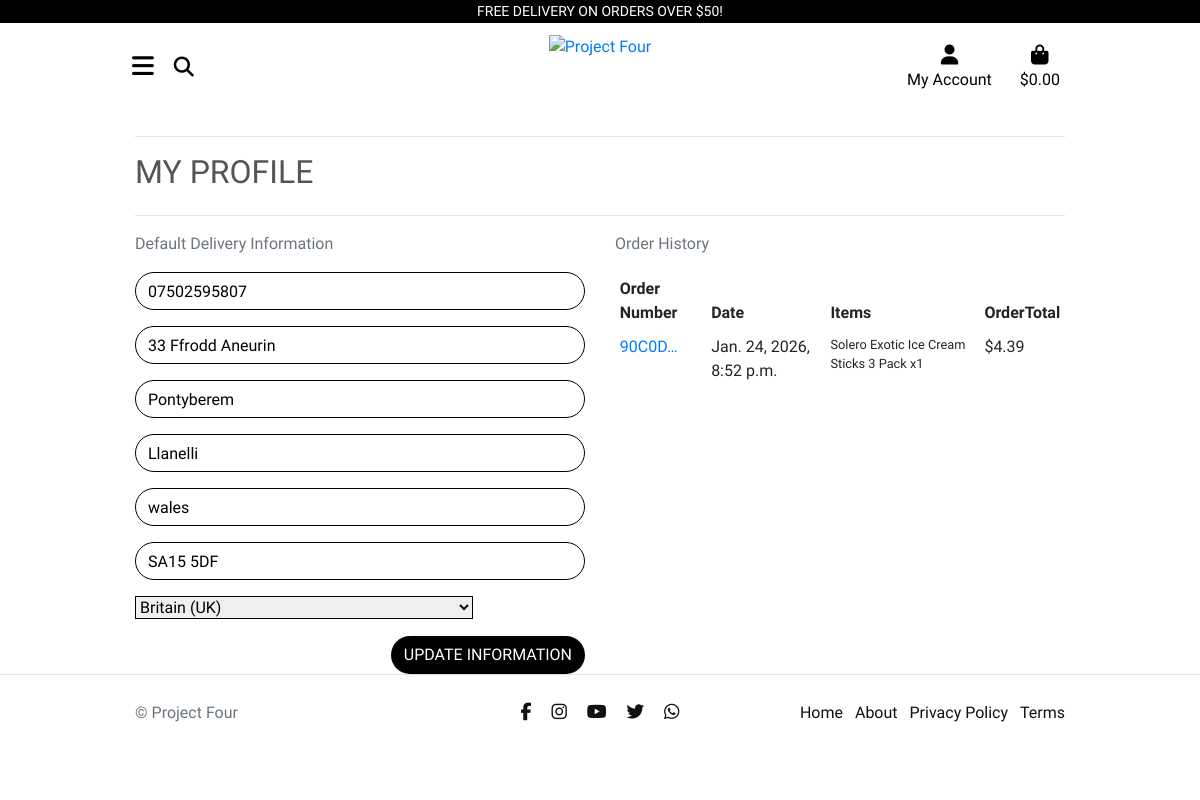
The app's page /profile/ (signed in) with its own data.
### profiles/models.py (models this page shows, shortened)
class UserProfile(models.Model):
    user = models.OneToOneField(User, on_delete=models.CASCADE)
    default_phone_number = models.CharField(max_length=20, null=True, blank=True)
    default_street_address1 = models.CharField(max_length=80, null=True, blank=True)
    default_street_address2 = models.CharField(max_length=80, null=True, blank=True)
    default_town_or_city = models.CharField(max_length=40, null=True, blank=True)
    default_county = models.CharField(max_length=80, null=True, blank=True)
    default_postcode = models.CharField(max_length=20, null=True, blank=True)
    default_country = CountryField(blank_label='Country', null=True, blank=True)

### checkout/models.py (models this page shows, shortened)
class Order(models.Model):
    order_number = models.CharField(max_length=32, null=False, editable=False)
    user_profile = models.ForeignKey(UserProfile, on_delete=models.SET_NULL, null=True, blank=True, related_name='orders')
    full_name = models.CharField(max_length=50, null=False, blank=False)
    email = models.EmailField(max_length=254, null=False, blank=False)
    phone_number = models.CharField(max_length=20, null=False, blank=False)
    country = CountryField(blank_label='Country *', null=False, blank=False)
    postcode = models.CharField(max_length=20, null=True, blank=True)
    town_or_city = models.CharField(max_length=40, null=False, blank=False)
    street_address1 = models.CharField(max_length=80, null=False, blank=False)
    street_address2 = models.CharField(max_length=80, null=True, blank=True)
    county = models.CharField(max_length=80, null=True, blank=True)
    date = models.DateTimeField(auto_now_add=True)
    delivery_cost = models.DecimalField(max_digits=6, decimal_places=2, null=False, default=0)
    order_total = models.DecimalField(max_digits=10, decimal_places=2, null=False, default=0)
    grand_total = models.DecimalField(max_digits=10, decimal_places=2, null=False, default=0)
    original_bag = models.TextField(null=False, blank=False, default='')
    stripe_pid = models.CharField(max_length=254, null=False, blank=False, default='')

class OrderLineItem(models.Model):
    order = models.ForeignKey(Order, null=False, blank=False, on_delete=models.CASCADE, related_name='lineitems')
    product = models.ForeignKey(Product, null=False, blank=False, on_delete=models.CASCADE)
    product_size = models.CharField(max_length=2, null=True, blank=True) # XS, S, M, L, XL
    quantity = models.IntegerField(null=False, blank=False, default=0)
    lineitem_total = models.DecimalField(max_digits=6, decimal_places=2, null=False, blank=False, editable=False)

### products/models.py (models this page shows, shortened)
class Product(models.Model):
    category = models.ForeignKey('Category', null=True, blank=True, on_delete=models.SET_NULL)
    sku = models.CharField(max_length=254, null=True, blank=True)
    name = models.CharField(max_length=254)
    description = models.TextField()
    brand = models.CharField(max_length=120, null=True, blank=True)
    weight = models.CharField(max_length=32, null=True, blank=True)
    has_sizes = models.BooleanField(default=False, null=True, blank=True)
    price = models.DecimalField(max_digits=6, decimal_places=2)
    sale_price = models.DecimalField(max_digits=6, decimal_places=2, null=True, blank=True)
    is_on_sale = models.BooleanField(default=False)
    is_new = models.BooleanField(default=False)
    is_featured = models.BooleanField(default=False)
    is_deal_of_day = models.BooleanField(default=False)
    is_highlighted = models.BooleanField(default=False)
    unit_price = models.DecimalField(max_digits=6, decimal_places=2, null=True, blank=True)
    unit_label = models.CharField(max_length=32, null=True, blank=True)
    stock_quantity = models.IntegerField(default=0)
    rating = models.DecimalField(max_digits=6, decimal_places=2, null=True, blank=True)
    review_count = models.IntegerField(default=0)
    image_url = models.URLField(max_length=1024, null=True, blank=True)
    image = models.ImageField(upload_to='products/', null=True, blank=True)

### profiles/views.py (the view)
# urls.py: path('', views.profile, name='profile'),
@login_required
def profile(request):
    profile = get_object_or_404(UserProfile, user=request.user)
    if request.method == 'POST':
        form = UserProfileForm(request.POST, instance=profile)
        if form.is_valid():
            form.save()
            messages.success(request, 'Profile updated successfully')
        else:
            messages.error(request, 'Update failed. Please ensure the form is valid.')
    else:
        form = UserProfileForm(instance=profile)
    orders = profile.orders.all()
    template = 'profiles/profile.html'
    context = {
        'form': form,
        'orders': orders,
        'on_profile_page': True
    }
    return render(request, template, context)

### profiles/forms.py
class UserProfileForm(forms.ModelForm):
    class Meta:
        model = UserProfile
        exclude = ('user',)
    def __init__(self, *args, **kwargs):
        super().__init__(*args, **kwargs)
        placeholders = {
            'default_phone_number': 'Phone Number',
            'default_postcode': 'Postal Code',
            'default_town_or_city': 'Town or City',
            'default_street_address1': 'Street Address 1',
            'default_street_address2': 'Street Address 2',
            'default_county': 'County, State or Locality',
        }
        self.fields['default_phone_number'].widget.attrs['autofocus'] = True
        for field in self.fields:
            if field != 'default_country':
                if self.fields[field].required:
                    placeholder = f'{placeholders[field]} *'
                else:
                    placeholder = placeholders[field]
                self.fields[field].widget.attrs['placeholder'] = placeholder
            self.fields[field].widget.attrs['class'] = 'border-black rounded-0 profile-form-input'
            self.fields[field].label = False

### bag/contexts.py (called while the page is built, shortened)
def bag_contents(request):
    bag_items = []
    total = 0
    product_count = 0
    bag = request.session.get('bag', {})
    offer_groups = {}
    if total < settings.FREE_DELIVERY_THRESHOLD:
        delivery = total * Decimal(settings.STANDARD_DELIVERY_PERCENTAGE / 100)
        free_delivery_delta = settings.FREE_DELIVERY_THRESHOLD - total
    else:
        delivery = 0
        free_delivery_delta = 0
    grand_total = delivery + total
    context = {
        'bag_items': bag_items,
        'total': total,
        'product_count': product_count,
        'delivery': delivery,
        'free_delivery_delta': free_delivery_delta,
        'free_delivery_threshold': settings.FREE_DELIVERY_THRESHOLD,
        'grand_total': grand_total,
    }
    return context

### profiles/templates/profiles/profile.html (shortened to what this page needs)
{% extends "base.html" %}
{% load static %}
{% block extra_css %}
    <link rel="stylesheet" href="{% static 'profiles/css/profile.css' %}">
{% endblock %}
{% block page_header %}
    <div class="container header-container">
    </div>
{% endblock %}
{% block content %}
    <div class="overlay"></div>
    <div class="container">
        <div class="row">
            <div class="col">
                <hr>
                <h2 class="logo-font mb-4">My Profile</h2>
                <hr>
            </div>
        </div>
        <div class="row">
            <div class="col-12 col-lg-6">
                <p class="text-muted">Default Delivery Information</p>
                <form class="mt-3" action="{% url 'profile' %}" method="POST" id="profile-update-form">
                    {{ form|crispy }}
                    <button class="btn btn-black rounded-0 text-uppercase float-right">Update Information</button>
                </form>
            </div>
            <div class="col-12 col-lg-6">
                <p class="text-muted">Order History</p>
                <div class="order-history table-responsive">
                    <table class="table table-sm table-borderless">
                        <thead>
                            <tr>
                                <th>Order Number</th>
                                <th>Date</th>
                                <th>Items</th>
                                <th>OrderTotal</th>
                            </tr>
                        </thead>
                        <tbody>
                            {% for order in orders %}
                                <tr>
                                    <td>
                                        <a href="{% url 'order_history' order.order_number %}"
                                        title="{{ order.order_number }}">
                                            {{ order.order_number|truncatechars:6 }}
                                        </a>
                                    </td>
                                    <td>{{ order.date }}</td>
                                    <td>
                                        <ul class="list-unstyled">
                                            {% for item in order.lineitems.all %}
                                                <li class="small">
                                                    {{ item.product.name }} x{{ item.quantity }}
                                                </li>
                                            {% endfor %}
                                        </ul>
                                    </td>
                                    <td>${{ order.grand_total }}</td>
                                </tr>
                            {% endfor %}
                        </tbody>
                    </table>
                </div>
            </div>
        </div>
{% endblock %}

### static/css/base.css (style rules this page uses)
html { height: 100%; }
body { min-height: 100vh; color: #555; font-family: 'Iosevka Charon', sans-serif; }
.logo-font { text-transform: uppercase; }
.btn-black { background: black; color: white; }
.btn, button, input[type='submit'] { border-radius: 999px !important; text-transform: uppercase; }
input, select, textarea, .form-control { border-radius: 999px !important; }
.border-black { border: 1px solid black !important; }
.overlay { height: 100%; width: 100%; top: 0; left: 0; position: fixed; background: white; z-index: -1; }
@media (min-width: 1200px) { .container { max-width: 80%; } }
@media (min-width: 992px) { .header-container { padding-top: 120px; } }

### profiles/static/profiles/css/profile.css (style rules this page uses)
.order-history { max-height: 416px; overflow-y: auto; }
#profile-update-form .form-control { color: #000; }
#profile-update-form input::placeholder { color: #aab7c4; }
#id_default_country, #id_default_country option:not(:first-child) { color: #000; }

### records on screen
UserProfile: default_phone_number "07502595807", default_street_address1 "33 Ffrodd Aneurin", default_street_address2 "Pontyberem", default_town_or_city "Llanelli", default_county "wales", default_postcode "SA15 5DF", default_country "Britain (UK)"
Order: order_number "90C0D…", date "Jan. 24, 2026, 8:52 p.m.", grand_total "4.39"
OrderLineItem: product.name "Solero Exotic Ice Cream Sticks 3 Pack", quantity "1"

### other values on screen
{{ free_delivery_threshold }} "50"
